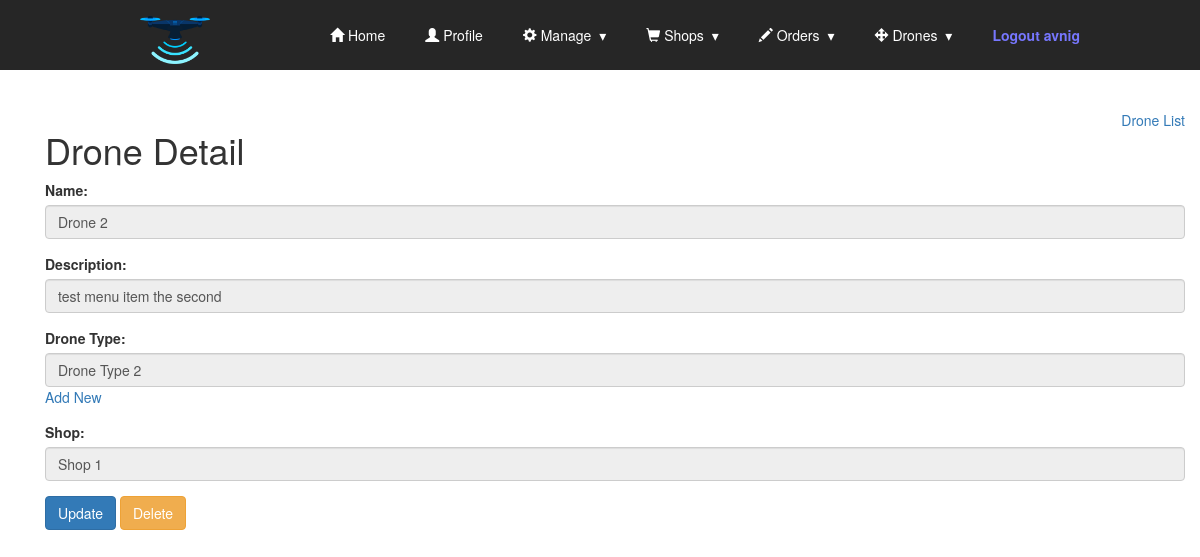
/drones/drone/2/detail (signed in), run on the app's committed database.
### drones/models.py (models this page shows, shortened)
class Drone(models.Model):
    name = models.CharField(max_length=25)
    description = models.CharField(max_length=50)
    drone_type = models.ForeignKey(DroneType,related_name="drone_type",on_delete=models.DO_NOTHING)
    shop = models.ForeignKey(Shop,related_name="shop",on_delete=models.DO_NOTHING,null=True)

class DroneType(models.Model):
    name = models.CharField(max_length=25)
    description = models.CharField(max_length=50)
    self_weight = models.IntegerField()
    payload_weight = models.IntegerField()
    external_reference = models.CharField(max_length=25,blank=True)
    def __str__(self):
        return self.name

### shops/models.py (models this page shows, shortened)
class Shop(models.Model):
    name = models.CharField(max_length=25)
    description = models.CharField(blank=True, max_length=50)
    address = models.CharField(max_length=50)
    active = models.BooleanField(blank=False,default=False)
    service_site = models.ForeignKey(ServiceSite,related_name='Shops',null=True,on_delete=models.DO_NOTHING)
    menu = models.ForeignKey(Menu,related_name='menu',null=True,on_delete=models.DO_NOTHING)
    def __str__(self):
        return self.name

### drones/views.py (the view)
# urls.py: path('drone/<int:id>/detail',DroneDetailView.as_view(),name='drone_detail'),
@method_decorator(login_required, name='dispatch')
class DroneDetailView(DetailView):
    template_name = 'drones/drone_detail.html'
    model=Drone
    context_object_name = 'drone'
    def get_object(self):
        id_ = self.kwargs.get("id")
        return get_object_or_404(Drone,id=id_)

### drones/templates/drones/drone_detail.html (shortened to what this page needs)
<!DOCTYPE html>
{% extends "base.html" %}
{% block content %}
<br><br>
<div class="container">
  <a href="{% url 'drones:drone_list' %}" style="align:right; float: right;">Drone List</a>
  <h1>Drone Detail</h1>
  <form method="POST">
    <div class="form-group">
        <label for="name">Name:</label>
        <input type="text" class="form-control" id="name" value='{{ drone.name }}' disabled>
    </div>
    <div class="form-group">
        <label for="description">Description:</label>
        <input type="text" class="form-control" id="description" value="{{ drone.description }}" disabled>
    </div>
    <div class="form-group">
        <label for="description">Drone Type:</label>
        <input type="text" class="form-control" id="drone_type" value="{{ drone.drone_type }}" disabled>
        <a href="{% url 'drones:drone_type_create' %}">Add New</a>
    </div>
    <div class="form-group">
        <label for="description">Shop:</label>
        <input type="text" class="form-control" id="shop" value="{{ drone.shop }}" disabled>
    </div>
    <a href="{% url 'drones:drone_update' drone.id %}"><button type="button" class="btn btn-primary">Update</button></a>
    <a href="{% url 'drones:drone_delete' drone.id %}"><button type="button" class="btn btn-warning">Delete</button></a>
  </form>
</div>
{% endblock %}

### templates/Base.html (shortened to what this page needs)
{% load static %}
<!DOCTYPE html>
<html>
<head>
  <link rel="stylesheet" href="https://maxcdn.bootstrapcdn.com/bootstrap/3.4.1/css/bootstrap.min.css">
  <link rel="stylesheet" href="{% static 'css/styles.css' %}">
  <link rel="stylesheet" href="{% static 'css/resp_nav_style.css' %}">
</head>
<body>
  <section class="nav-bar">
  <div class="nav-container">
    <div class="brand">
      <a class="brand" href="{% url 'index' %}"><img src="{% static 'dronebar/drone.png' %}" alt="Dronebar"></a>
    </div>
    <nav>
      <ul class="nav-list">
        <li class="active"><a href="{% url 'index' %}"><span class="glyphicon glyphicon-home"></span> Home</a></li>
        <li class="active"><a href="{% url 'accounts:profile' %}"><span class="glyphicon glyphicon-user"></span> Profile</a></li>
        <li>
          <a class="dropdown-toggle" data-toggle="dropdown" href="#"><span class="glyphicon glyphicon-cog"></span> Manage
          </a>
        </li>
        <li>
          <a class="dropdown-toggle" data-toggle="dropdown" href="#"><span class="glyphicon glyphicon-shopping-cart"></span> Shops
          </a>
        </li>
        <li>
          <a class="dropdown-toggle" data-toggle="dropdown" href="#"><span class="glyphicon glyphicon-pencil"></span> Orders
          </a>
        </li>
        <li>
          <a class="dropdown-toggle" data-toggle="dropdown" href="#"><span class="glyphicon glyphicon-move"></span> Drones
          </a>
        </li>
        <li><a href="{% url 'accounts:logout' %}" id="emp">Logout {{request.user}}</a></li>
      </ul>
    </nav>
  </div>
</section>
    <div class="container">
      {% block content %}
      {% endblock %}
    </div>
</body>
</html>

### static/css/styles.css (style rules this page uses)
#emp { color:#7777ff; text-color:#9999ff; font-weight: bold; }
.active { background-color: #04AA6D; color: white; }

### static/css/resp_nav_style.css (style rules this page uses)
body { margin: 0; padding: 0; }
.nav-bar { height: 70px; background: #262626; }
.brand { position: absolute; padding-left: 20px; float: left; line-height: 70px; text-transform: uppercase; font-size: 1.4em; }
.brand a img { max-height: 70px; }
.brand a, .brand a:visited { color: #ffffff; text-decoration: none; }
.nav-container { max-width: 1000px; margin: 0 auto; }
nav { float: right; }
nav ul { list-style: none; margin: 0; padding: 0; }
nav ul li { float: left; position: relative; }
nav ul li a, nav ul li a:visited { display: block; padding: 0 20px; line-height: 70px; background: #262626; color: #ffffff; text-decoration: none; }
nav ul li a:not(:only-child):after, nav ul li a:visited:not(:only-child):after { padding-left: 4px; content: ' ▾'; }
@media screen and (min-width: 799px) { .nav-list { display: block !important; } }

### data on the page
Drone: name "Drone 2", description "test menu item the second", drone_type "Drone Type 2", shop "Shop 1"

### other printed values
{{ request.user }} "avnig"
